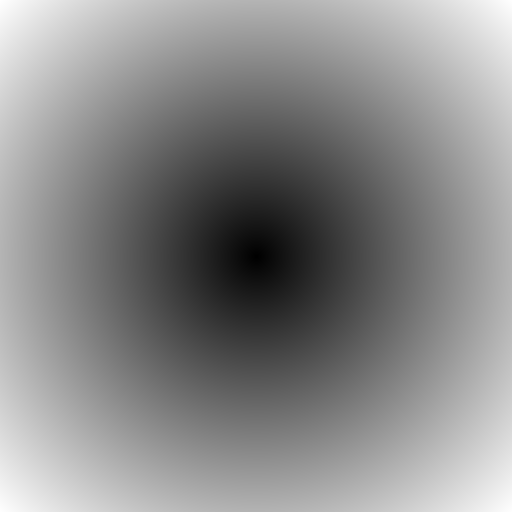

This chart was generated by the following Python code:
import numpy as np
from PIL import Image

# =============================================================================
# Configuration: Distance field parameters (try changing these!)
# =============================================================================
CANVAS_SIZE = 512           # Width and height of the output image
CENTER_X = 256              # X coordinate of the reference point
CENTER_Y = 256              # Y coordinate of the reference point

# =============================================================================
# Step 1: Create coordinate grids using np.ogrid
# =============================================================================
# np.ogrid creates arrays for Y (rows) and X (columns)
# This allows vectorized distance calculation for ALL pixels at once
Y, X = np.ogrid[0:CANVAS_SIZE, 0:CANVAS_SIZE]

# =============================================================================
# Step 2: Calculate the distance from each pixel to the center point
# =============================================================================
# Using the Euclidean distance formula: d = sqrt((x - cx)^2 + (y - cy)^2)
# Unlike circle drawing, we keep the actual distance values (not just inside/outside)
distance_field = np.sqrt((X - CENTER_X) ** 2 + (Y - CENTER_Y) ** 2)

# =============================================================================
# Step 3: Normalize distance values to 0-255 for visualization
# =============================================================================
# Find the maximum distance (corner to center) for normalization
max_distance = distance_field.max()

# Scale values: 0 (at center) to 255 (at farthest point)
# Closest pixels are dark (low values), farthest are bright (high values)
normalized = (distance_field / max_distance * 255).astype(np.uint8)

# =============================================================================
# Step 4: Save the result as a grayscale image
# =============================================================================
output_image = Image.fromarray(normalized, mode='L')
output_image.save('simple_distance_field.png')
